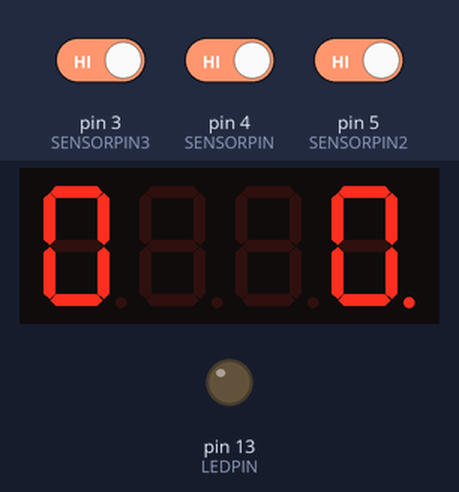
The sketch below on a simulated Arduino Uno, built with avr-gcc and run on an emulated ATmega328P. Parts: 4-digit seven-segment display, output pins drawn as LEDs (lit = HIGH). The test bench sets the inputs (shaded band); at power-on: pin 4 (SENSORPIN) HIGH, pin 3 (SENSORPIN3) HIGH, pin 5 (SENSORPIN2) HIGH. What the sketch prints to the serial monitor is not drawn.

Above: at 1.2 s.
1.3 s: pin 4 (SENSORPIN) driven LOW
At 2.4 s:
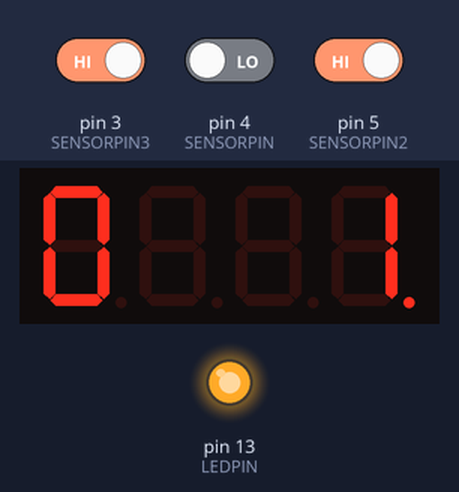
2.8 s: pin 3 (SENSORPIN3) driven LOW
At 3.2 s:
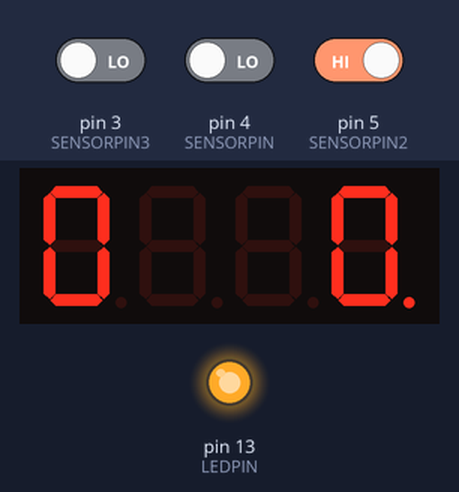
4.3 s: pin 5 (SENSORPIN2) driven LOW
At 5.1 s:
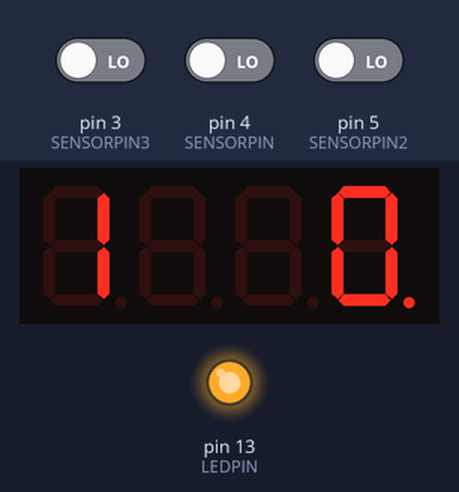
Timing chart, 0 to 7.3 s (numbered marks = the images above; inputs shaded):
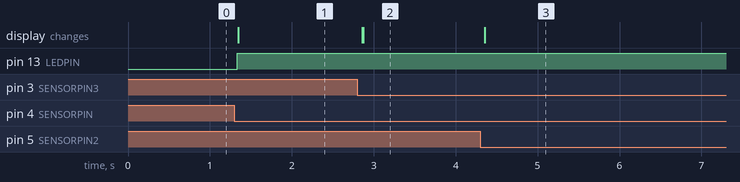

The sketch:

ESP8266_TM1637_Goal_Counter_for_Table_Football_Soccer.ino
```cpp
/*
  Code for automatic table soccer counter. By teacher Morgenthaler and student Leo at Swiss school www.oszt.ch
  Modified by Roderik628
  https://github.com/Roderik628/ESP8266-TM1637-Goal-Counter-for-Table-Football-Soccer
*/

// Libraries
#include <Wire.h>
#include <TM1637Display.h>

#define CLK  14    // The ESP8266 pin D5 connected to CLK
#define DIO  12    // The ESP8266 pin D6  connected to DIO


// create a display object of type TM1637Display
TM1637Display display = TM1637Display(CLK, DIO);

// Defining varialbes for the two goals
int Red;
int Blue;

// Defining ESP's board-LED. For controlling purpose only during coding
#define LEDPIN 13

// Defining the two pins the data connections of the breakbeam sensors
#define SENSORPIN 4     // The ESP8266 pin D2 (Blue Goal)
#define SENSORPIN2 5    // The ESP8266 pin D1 (Red Goal)

// Defining the pin for the back to zero button
#define SENSORPIN3 3    // The ESP8266 pin RX

 // Initalizing and defining states for the breakbeam sensors and the back to zero button
int sensorState = 0, lastState=0;
int sensorState2 = 0, lastState2=0;
int sensorState3 = 0, lastState3=0;

void setup() {

  display.clear();

  Serial.begin(115200);
  Serial.println("Successfully started, find out more on https://github.com/Roderik628/ESP8266-TM1637-Goal-Counter-for-Table-Football-Soccer");

  // Initializing Arduino's board LED for output
  pinMode(LEDPIN, OUTPUT);

  // Initializing pin for input from breakbeam sensor
  pinMode(SENSORPIN, INPUT);
  // Activating the pullup resistor for this pin to make the two sensor states clear for Arduino
  digitalWrite(SENSORPIN, HIGH);

  // Same for other breakbeam sensor
  pinMode(SENSORPIN2, INPUT);
  digitalWrite(SENSORPIN2, HIGH);

  // Same for back to zero button
  pinMode(SENSORPIN3, INPUT);
  digitalWrite(SENSORPIN3, HIGH);

  // Start value for goals
  Red = 0;
  Blue = 0;


  display.setBrightness(7); // set the brightness to 7 (0:dimmest, 7:brightest)
//-------------------------------------------------------------------------------------------------------
  // Display score on start Red on left side, Blue on right side
  //display.showNumberDecEx(Red, false, 0b01000000, 1, 0);
  //display.showNumberDecEx(Blue, false, 0b01000000, 2, 2);

  // If you want to switch the sides uncomment the 2 lines above and comment these 2 lines and change the display code in void loop()
  display.showNumberDecEx(Blue, false, 0b01000000, 1, 0);
  display.showNumberDecEx(Red, false, 0b01000000, 2, 2);
//-------------------------------------------------------------------------------------------------------
}


void loop(){
  // Next 3 lines: Read and save states of the 2 sensors and the back to zero button
  sensorState = digitalRead(SENSORPIN);
  sensorState2 = digitalRead(SENSORPIN2);
  sensorState3 = digitalRead(SENSORPIN3);

//-------------------------------------------------------------------------------------------------------
    // The following lines are for displaying the the goal values on the display.
    // This if argument prevents from displaying a zero with numbers under 10

  /*

    // Display Red
    if (Red < 10) {
      display.showNumberDecEx(Red, 0b01000000, false, 1, 0);
    }
    else {
      display.showNumberDecEx(Red, 0b01000000, false, 2, 0);
    }

    // Display Blue
    display.showNumberDecEx(Blue, 0b01000000, false, 2, 2);

  */

    // Uncomment the above lines and comment these lines too if you want to switch the sides
    //Display Blue

    if (Blue < 10) {
      display.showNumberDecEx(Blue, 0b01000000, false, 1, 0);
    }
    else {
      display.showNumberDecEx(Blue, 0b01000000, false, 2, 0);
    }

    // Display Red
    display.showNumberDecEx(Red, 0b01000000, false, 2, 2);

//-------------------------------------------------------------------------------------------------------

   // 3 if-else arguments following for the two breakbeam sensors and the back to zero button
   // If sensor light beam is broken, system reads status low and turns the control LED on
  if (sensorState == LOW) {
    digitalWrite(LEDPIN, HIGH);
  }
  // otherwise no power for the control LED
  else {
    digitalWrite(LEDPIN, LOW);
  }

  // If SensorState does not differ from lastState...
  // (The "!" reverses the signal state to function correclty.
  // Without it, the goal values constantly increase when light beams ar UNbroken)
  if (sensorState && !lastState) {

    // ...The message Unbroken would be displayed on Arduino's serial monitor
    Serial.println("1 Unbroken");

  }
  // If it differs, "Broken" would be displayed and the goal variable Red is increased.
  if (!sensorState && lastState) {
    Serial.println("1 Broken");
    Red = Red + 1;
  }

  // Same for other breakbeam sensor
  if (sensorState2 && !lastState2) {
    Serial.println("2 Unbroken");
  }
  if (!sensorState2 && lastState2) {
    Serial.println("2 Broken");
    Blue = Blue + 1;
  }
  // Check status of back to zero button
  if (sensorState3 && !lastState3) {
  }
  // If pressed, the serial display would show "reset" and both goal variables are reset to zero.
  if (!sensorState3 && lastState3) {
    Serial.println("reset");
    Blue = 0;
    Red = 0;
    // Clears everything displayed on LED
    display.clear();
  }
 // Save the last sensor states
  lastState = sensorState;
  lastState2 = sensorState2;
  lastState3 = sensorState3;
}
// End of programm. Restart void loop
```

Measured:
- after the input at 1.3 s, pin 13 (LEDPIN): LOW → HIGH at once; the display: changes after 0.05 s (image 1)
- after the input at 2.8 s, the display: first changes after 0.06 s (image 2 shows a later state)
- after the input at 4.3 s, the display: changes after 0.06 s (image 3)
